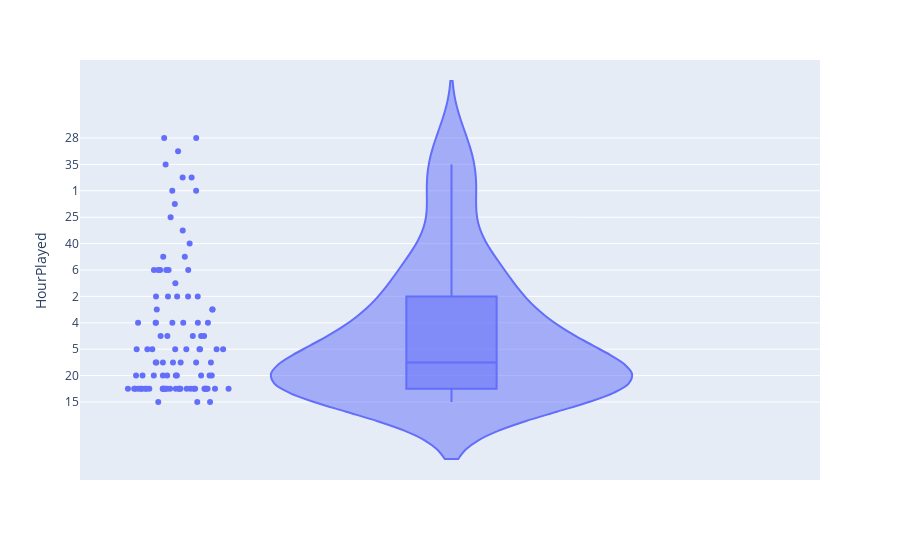

Notebook source saved alongside this figure:
### Code cell
violin = df.drop(df[df.HourPlayed == 0].index)
fig = px.violin(violin, y='HourPlayed', box=True, points='all')
fig.show()

### Figure 1 — Plotly figure (JSON) as saved in the notebook; plotly's stock layout.template omitted (floating-point values rounded to 4 significant figures)
{"data": [{"alignmentgroup": "True", "box": {"visible": true}, "hovertemplate": "HourPlayed=%{y}<extra></extra>", "legendgroup": "", "marker": {"color": "#636efa"}, "name": "", "offsetgroup": "", "orientation": "v", "points": "all", "scalegroup": "True", "showlegend": false, "type": "violin", "x0": " ", "xaxis": "x", "y": ["15", "0", "20", "20", "0", "0", "0", "3", "0", "5", "20", "5", "10", "0", "10", "5", "4", "5", "3", "0", "0", "30", "0", "2", "14", "5", "0", "30", "6", "0", "0", "3", "0", "7", "2", "0", "2", "40", "6", "12", "5", "5", "0", "15", "25", "20", "2", "0", "8", "0", "1", "4", "10", "20", "20", "0", "3", "3", "0", "0", "0", "20", "9", "6", "6", "3", "0", "0", "2", "0", "0", "0", "20", "4", "20", "0", "3", "0", "6", "35", "9", "1", "4", "4", "7", "0", "0", "6", "60", "4", "15", "5", "28", "10", "4", "10", "0", "5", "30", "28", "20"], "y0": " ", "yaxis": "y"}], "layout": {"legend": {"tracegroupgap": 0}, "margin": {"t": 60}, "violinmode": "group", "xaxis": {"anchor": "y", "domain": [0, 1]}, "yaxis": {"anchor": "x", "domain": [0, 1], "title": {"text": "HourPlayed"}}}}
